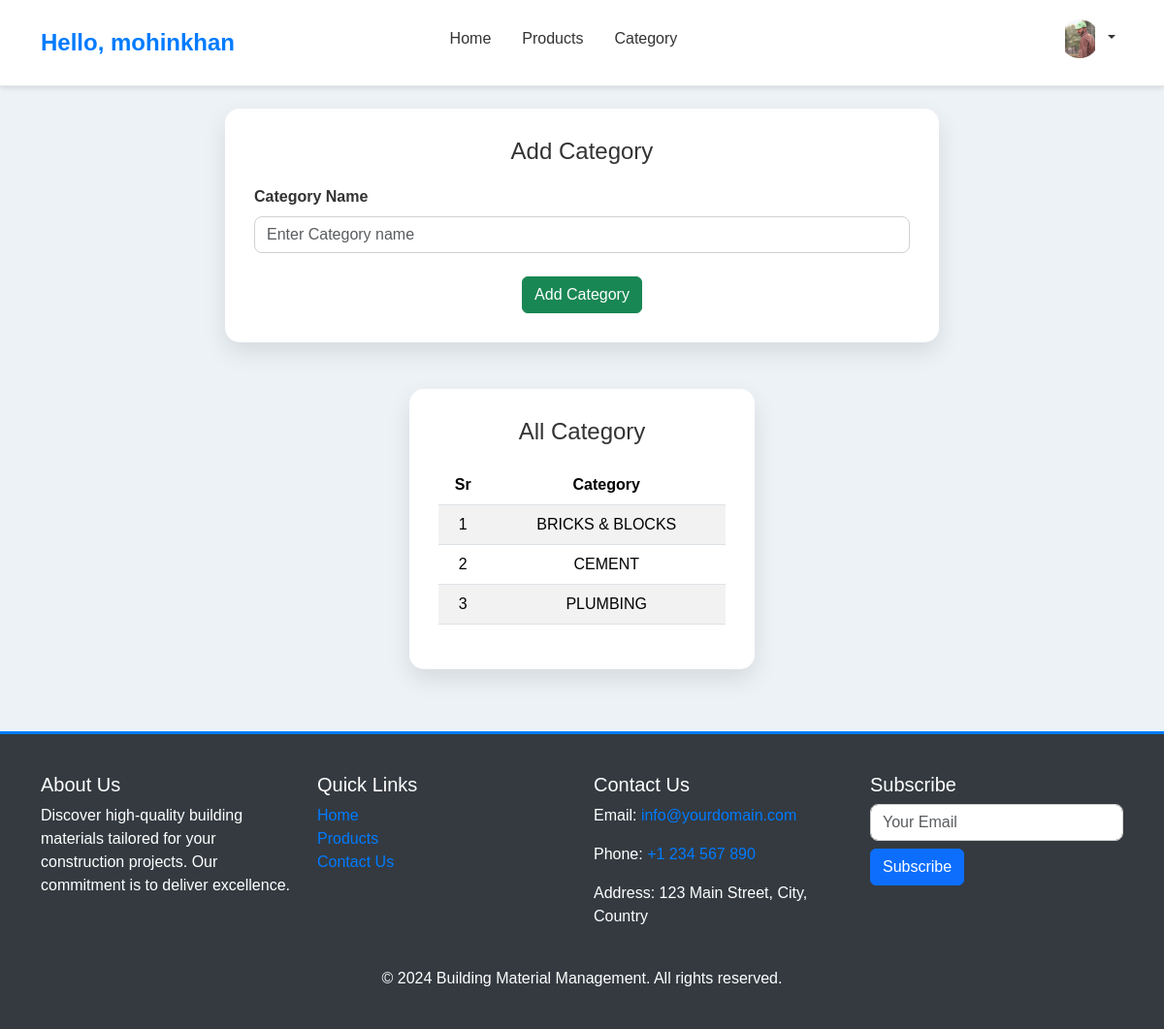
/category/ (signed in), run on the app's committed database.
### myapp/models.py (models this page shows, shortened)
class Category(models.Model):
    name = models.CharField(max_length=50, unique=True)

### myapp/views.py (the view, shortened to what this page needs)
# urls.py: path('category/', category, name='category'),
def category(request):
    categories = Category.objects.all()  # Fetch all categories when page loads
    return render(request, 'seller-category.html', {'categories': categories})

### myapp/templates/seller-category.html (shortened to what this page needs)
{% extends "seller-header.html" %}
{% load static%}
{% block content %}
</head>
<body>
<div class="container main-container mb-5 py-3 mt-5">
    <div class="row justify-content-center mt-5">
        <div class="col-lg-8">
            <div class="product-form">
                <h3 class="section-title">Add Category</h3>
                <form id="productForm" method="POST" action="{% url 'category' %}">
                    <div class="mb-4">
                        <label for="productName" class="form-label">Category Name</label>
                        <input type="text" class="form-control" name="category" id="" placeholder="Enter Category name">
                    </div>
                    <div class="d-flex justify-content-center">
                        <button type="submit" class="btn btn-success">Add Category</button>
                    </div>
                </form>
            </div>
        </div>
    </div>
    <div class="row justify-content-center mt-5">
        <div class="col-lg-4">
            <div class="product-form">
                <h3 class="section-title">All Category</h3>
                <table class="table table-striped table-hover">
                    <thead class="text-center">
                        <th>Sr</th>
                        <th>Category</th>
                    </thead>
                    <tbody class="text-center">
                        {% for c in categories %}
                        <tr>
                            <td>{{ forloop.counter }}</td>
                            <td>{{ c.name | upper}}</td>
                        </tr>
                        {% endfor %}
                    </tbody>
                </table>
            </div>
        </div>
    </div>
</div>
{% endblock %}

### myapp/static/css/custom.css (style rules this page uses)
.text-center { text-align: center; }
.main-container { margin-top: 50px; }
.product-form { background-color: #fff; border-radius: 15px; box-shadow: 0 10px 25px rgba(0, 0, 0, 0.1); padding: 30px; transition: transform 0.3s ease; }
.form-label { font-weight: bold; color: #333; }
.form-control { border-radius: 8px ; border-color: #d1d1d1; }
.section-title { font-size: 24px; color: #333; margin-bottom: 20px; text-align: center; }

### myapp/templates/seller-category.html (style rules this page uses)
body { background-color: #edf2f7; font-family: 'Arial', sans-serif; }

### data on the page
Category: name "BRICKS & BLOCKS"
Category: name "CEMENT"
Category: name "PLUMBING"

### other printed values
{{ request.session.fname }} "mohinkhan"
